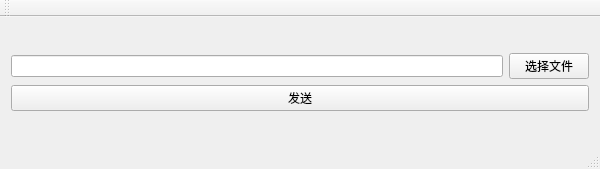
<?xml version="1.0" encoding="UTF-8"?>
<ui version="4.0">
 <class>MyFirstModuleClass</class>
 <widget class="QMainWindow" name="MyFirstModuleClass">
  <property name="geometry">
   <rect>
    <x>0</x>
    <y>0</y>
    <width>600</width>
    <height>169</height>
   </rect>
  </property>
  <property name="windowTitle">
   <string>MyFirstModule</string>
  </property>
  <widget class="QWidget" name="centralWidget">
   <layout class="QVBoxLayout" name="verticalLayout_2">
    <item>
     <layout class="QVBoxLayout" name="verticalLayout">
      <item>
       <layout class="QHBoxLayout" name="horizontalLayout">
        <item>
         <widget class="QLineEdit" name="lineEdit"/>
        </item>
        <item>
         <widget class="QPushButton" name="btnSelect">
          <property name="text">
           <string>选择文件</string>
          </property>
         </widget>
        </item>
       </layout>
      </item>
      <item>
       <widget class="QPushButton" name="btnSend">
        <property name="text">
         <string>发送</string>
        </property>
       </widget>
      </item>
     </layout>
    </item>
   </layout>
  </widget>
  <widget class="QMenuBar" name="menuBar">
   <property name="geometry">
    <rect>
     <x>0</x>
     <y>0</y>
     <width>600</width>
     <height>23</height>
    </rect>
   </property>
  </widget>
  <widget class="QToolBar" name="mainToolBar">
   <attribute name="toolBarArea">
    <enum>TopToolBarArea</enum>
   </attribute>
   <attribute name="toolBarBreak">
    <bool>false</bool>
   </attribute>
  </widget>
  <widget class="QStatusBar" name="statusBar"/>
 </widget>
 <layoutdefault spacing="6" margin="11"/>
 <resources>
  <include location="MyFirstModule.qrc"/>
 </resources>
 <connections/>
</ui>
